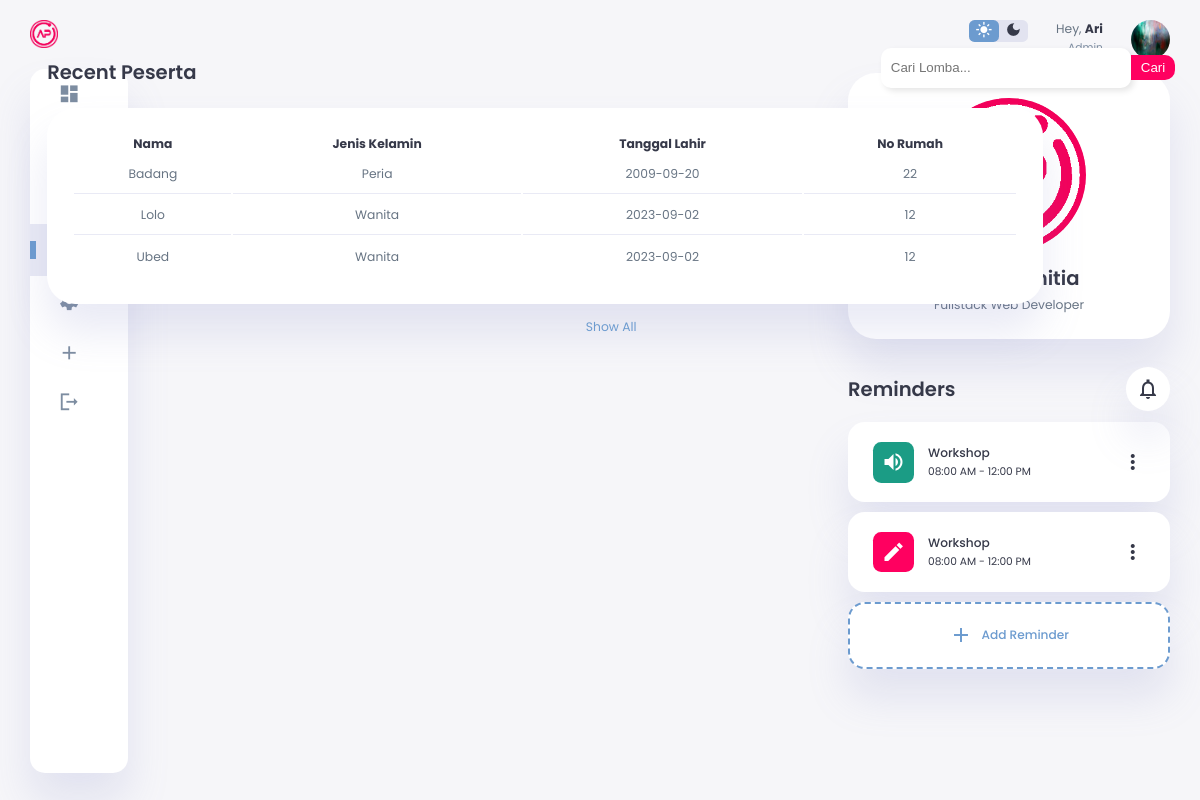
The page /admin?page=peserta (signed in) on the database its author committed.
### tables this page shows
CREATE TABLE `pendaftar` (
  `pendaftar_id` int(16) NOT NULL,
  `nama` varchar(32) NOT NULL,
  `jenis_kelamin_id` int(1) NOT NULL,
  `tanggal_lahir` date NOT NULL,
  `no_rumah` int(5) NOT NULL,
  `lomba_id` int(8) NOT NULL,
  `kategori_id` int(2) NOT NULL,
  `tanggal_dafrar` date NOT NULL,
  `no_telp` int(16) NOT NULL
);

CREATE TABLE `jenis_kelamin` (
  `jenis_kelamin_id` int(2) NOT NULL,
  `nama` varchar(32) NOT NULL
);

### admin/content/peserta.php (the view, shortened to what this page needs)
<div class="recent-orders">
    <form id="searchForm" class="search-form">
        <div class="h2-wrapper">
            <h2>Recent Peserta</h2>
        </div>
        <input class="input-search" type="text" id="searchInput" placeholder="Cari Lomba...">
        <button type="submit" class="search-button">Cari</button>
    </form>
    <table>
        <thead>
            <tr>
                <th>Nama</th>
                <th>Jenis Kelamin</th>
                <th>Tanggal Lahir</th>
                <th>No Rumah</th>
            </tr>
        </thead>
        <tbody>
            <?php
            $query = "SELECT p.nama as 'nama', jk.nama as 'jk', tanggal_lahir, no_rumah, l.nama as 'lomba', k.nama as'kategori'
            FROM pendaftar p JOIN jenis_kelamin jk ON jk.jenis_kelamin_id = p.jenis_kelamin_id
            JOIN lomba l ON l.lomba_id = p.lomba_id
            JOIN kategori k ON k.kategori_id = p.kategori_id";
            $result = $koneksi->query($query);
            while ($row = $result->fetch_assoc()) {
                $nama = $row['nama'];
                $jenis_kelamin = $row['jk'];
                $tanggal_lahir = $row['tanggal_lahir'];
                $no_rumah = $row['no_rumah'];
                ?>
                <tr>
                    <td><?php echo $nama ?></td>
                    <td><?php echo $jenis_kelamin ?></td>
                    <td><?php echo $tanggal_lahir ?></td>
                    <td><?php echo $no_rumah ?></td>
                </tr>
            <?php
            }
            ?>
        </tbody>
    </table>
    <a href="#" id="showAllLink">Show All</a>
</div>

### admin/style.css (style rules this page uses)
:root { --color-primary: #6C9BCF; --color-danger: #FF0060; --color-success: #1B9C85; --color-warning: #F7D060; --color-white: #fff; --color-info-dark: #7d8da1; --color-dark: #363949; --color-light: rgba(132, 139, 200, 0.18); --color-dark-variant: #677483; --color-background: #f6f6f9; --card-border-radius: 2rem; --border-radius-1: 0.4rem; --border-radius-2: 1.2rem; --card-padding: 1.8rem; --padding-1: 1.2rem; --box-shadow: 0 2rem 3rem var(--color-light); }
* { margin: 0; padding: 0; outline: 0; appearance: 0; border: 0; text-decoration: none; box-sizing: border-box; }
html { font-size: 14px; }
body { width: 100vw; height: 100vh; font-family: 'Poppins', sans-serif; font-size: 0.88rem; user-select: none; overflow-x: hidden; color: var(--color-dark); background-color: var(--color-background); }
a { color: var(--color-dark); }
h2 { font-weight: 600; font-size: 1.4rem; }
main .recent-orders { margin-top: 1.3rem; }
main .recent-orders h2 { margin-bottom: 0.8rem; }
main .recent-orders table { background-color: var(--color-white); width: 100%; padding: var(--card-padding); text-align: center; box-shadow: var(--box-shadow); border-radius: var(--card-border-radius); transition: all 0.3s ease; }
main table tbody td { height: 2.8rem; border-bottom: 1px solid var(--color-light); color: var(--color-dark-variant); }
main table tbody tr:last-child td { border: none; }
main .recent-orders a { text-align: center; display: block; margin: 1rem auto; color: var(--color-primary); }
@media screen and (max-width: 1200px) { main .recent-orders { width: 94%; position: absolute; left: 50%; transform: translateX(-50%); margin: 2rem 0 0 0.8rem; } }
@media screen and (max-width: 1200px) { main .recent-orders table { width: 83vw; } }

### admin/content/peserta.php (style rules this page uses)
.recent-orders { display: flex; flex-direction: column; align-items: flex-start; }
.search-form { display: flex; flex-direction: row; align-items: center; justify-content: space-between; width: 100%; }
.h2-wrapper { flex-grow: 1; }
.input-search { margin-bottom: 20px; padding-right: 5px; padding-left: 10px; height: 40px; width: 250px; box-shadow: 3px 3px 6px rgba(0, 0, 0, 0.1); border-radius: 10px; }
.search-button { background-color: #FF0060; margin-bottom: 20px; color: #fff; border: none; padding: 5px 10px; cursor: pointer; border-radius: 0 10px 10px 0; }

### rows shown on the page
pendaftar: nama "Badang", jenis_kelamin.nama "Peria", tanggal_lahir "2009-09-20", no_rumah "22"
pendaftar: nama "Lolo", jenis_kelamin.nama "Wanita", tanggal_lahir "2023-09-02", no_rumah "12"
pendaftar: nama "Ubed", jenis_kelamin.nama "Wanita", tanggal_lahir "2023-09-02", no_rumah "12"
